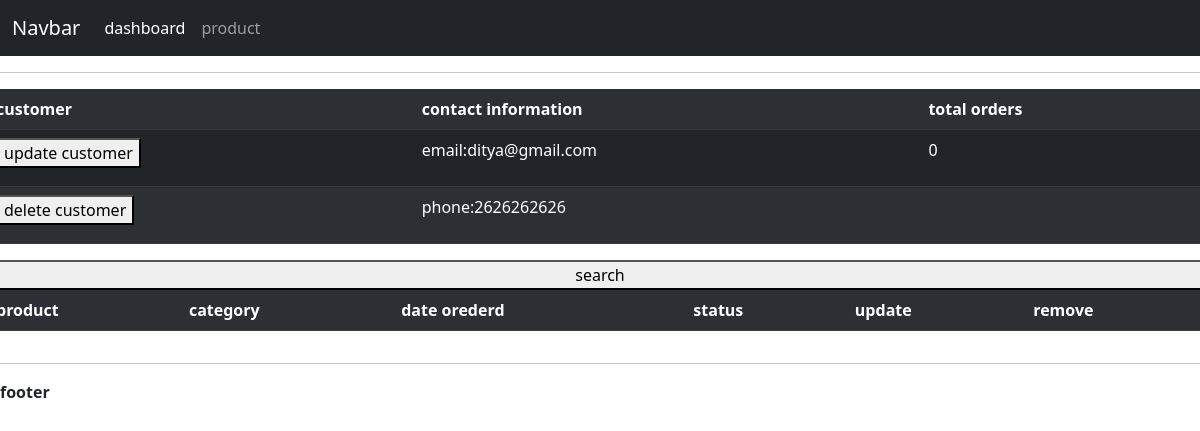
/cop/cust3, run on the app's committed database.
### cop/models.py (models this page shows, shortened)
class customer(models.Model):
    name=models.CharField(max_length=200,null=True)
    email=models.EmailField(null=True)
    phone=models.CharField(max_length=200,null=True)
    date_created=models.DateTimeField(auto_now_add=True,null=True)

### cop/views.py (the view)
# urls.py: path('cust<str:pk>',views.customer1,name='cu'),
def customer1(request,pk):
    c=customer.objects.get(id=pk)
    o=c.orders_set.all()
    return render(request,'cop/customer.html',{'o':o,'c':c})

### cop/template/cop/customer.html (shortened to what this page needs)
{%extends 'cop/main.html'%}
{%block content%}
<div class="row">
<table class="table table-dark table-striped">
  <tr>
    <th>customer</th>
    <th>contact information</th>
    <th>total orders</th>
  </tr>
  <tr>
    <td><button type="button">update customer</button></td>
    <td><p>email:{{c.email}}</p></td>
    <td>{{o.count}}</td>
  </tr>
  <tr>
    <td><button type="button">delete customer</button></td>
    <td><p>phone:{{c.phone}}</p></td>
    <td></td>
  </tr>
</table>
</div>
<div class="row">
<button type="button">search</button>
</div>
<div class="row">
<table class="table table-dark table-striped">
  <tr>
    <th>product</th>
    <th>category</th>
    <th>date orederd</th>
    <th>status</th>
    <th>update</th>
    <th>remove</th>
  </tr>
</table>
</div>
{%endblock%}

### data on the page
customer: email "ditya@gmail.com", count "0", phone "2626262626"
